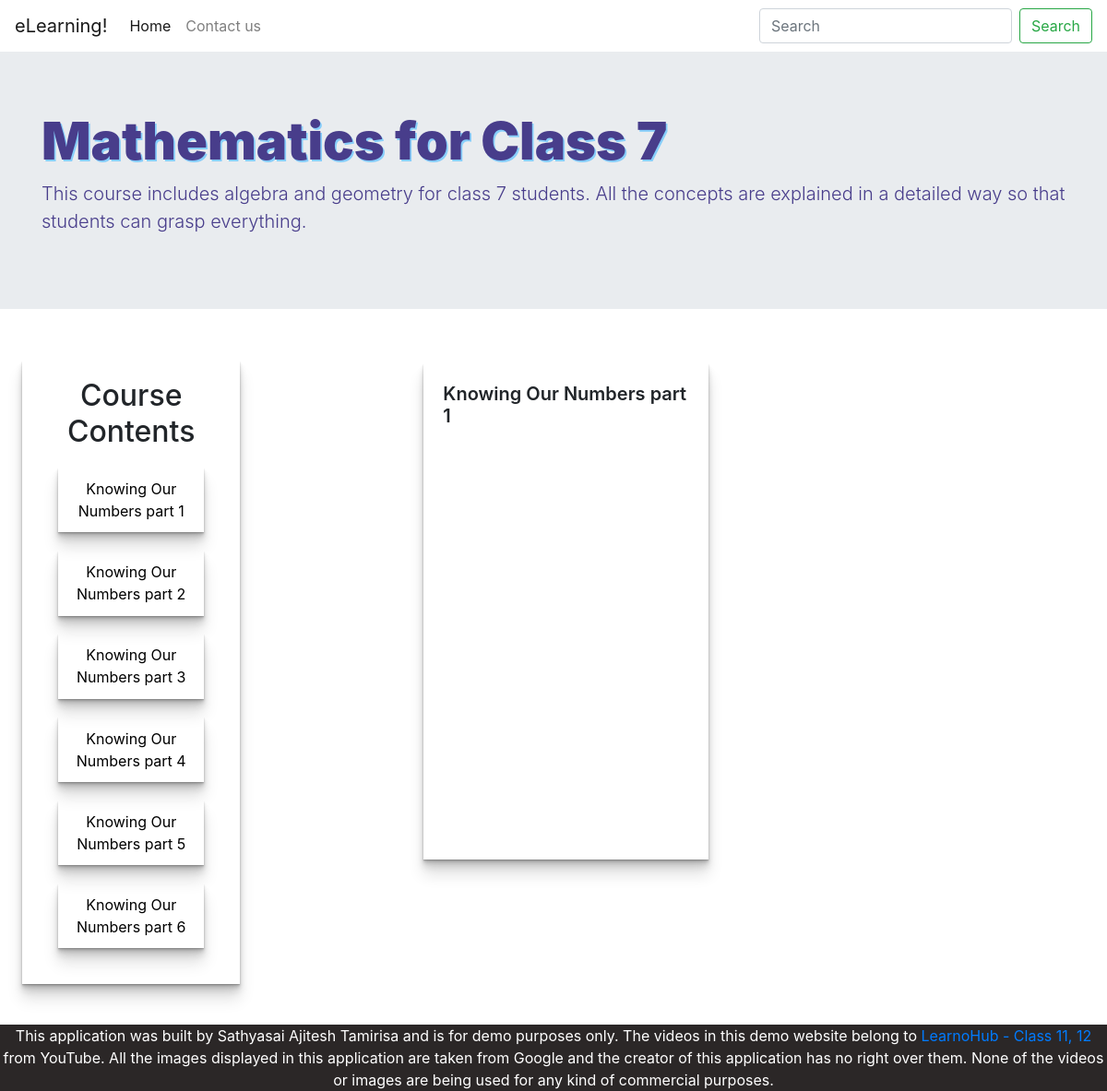
Page /course/1/0 on the committed database.
### app/models.py (models this page shows, shortened)
class Course(models.Model):
    code= models.IntegerField(blank=True, unique=True)
    name= models.CharField(max_length=100, blank=True)
    description= models.CharField(max_length=200, blank=True)
    image= models.CharField(max_length=50, blank=True)

class Item(models.Model):
    code= models.IntegerField(Course, default = 0) #foreign key
    name= models.CharField(max_length = 150, default= '')
    position = models.IntegerField(default= 0)
    video = EmbedVideoField()

### app/views.py (the view)
# urls.py: path('course/<int:course_code>/<int:pos>', views.video, name='course')
def video(request, course_code, pos):
    videos = Item.objects.filter(code = course_code)
    course_qs = Course.objects.filter(code= course_code)
    if course_qs.exists():
        course = course_qs.first()
    video = videos.filter(position = pos)
    obj = [videos, course]
    return render(request, 'course.html', {'obj':obj, 'pos':pos})

### templates/course.html (shortened to what this page needs)
{% extends 'base.html'%}
{% load static %}
{% load embed_video_tags %}
{% block content %}
<div  class="jumbotron jumbotron-fluid jumbo">
    <div class="container">
      <h1 class="display-4">{{obj.1.name}}</h1>
      <p class="lead">{{obj.1.description}}</p>
    </div>
</div>
<div class="d-flex flex-row">
    <div class="vid_list text-center">
        <h2 class="display-5">Course Contents</h2>
        {% for vid in obj.0 %}
            <div class="vid_list_item">
                <a style="color: black;"  href="/course/{{obj.1.code}}/{{vid.position}}" >{{ vid.name }}</a>
            </div>
        {% endfor %}
    </div>
    {% if pos == 0 %}
        <div class="container d-flex flex-row flex-wrap" >
            <div class=" align-items-center vidholder">
                <h4 class="display-5 lead vidname">{{obj.0.0.name}}</h4>
            </div>
        </div>
    {% endif %}
</div>
{% endblock %}

### static/css/index.css (style rules this page uses)
.jumbo { color: darkslateblue; }
.jumbo h1 { text-shadow: 1.75px 1.75px lightskyblue; font-weight: 900; }

### static/css/coursepage.css (style rules this page uses)
.vidholder { margin: 18%; margin-top: 3%; padding: 1rem; box-sizing: border-box; box-shadow: 0 1px 1px rgba(0,0,0,0.12), 0 2px 2px rgba(0, 0, 0, 0.12), 0 4px 4px rgba(0,0,0,0.12), 0 8px 8px rgba(0,0,0,0.12), 0 16px 16px rgba(0,0,0,0.12); }
.vidname { margin: 2%; font-weight: 600 !important; }
.vid_list { margin: 1.5rem; padding: 1.2rem; width: 25%; box-shadow: 0 1px 1px rgba(0,0,0,0.12), 0 2px 2px rgba(0, 0, 0, 0.12), 0 4px 4px rgba(0,0,0,0.12), 0 8px 8px rgba(0,0,0,0.12), 0 16px 16px rgba(0,0,0,0.12); }
.vid_list_item { color: black; margin: 10%; padding: 0.7rem; box-shadow: 0 1px 1px rgba(0,0,0,0.12), 0 2px 2px rgba(0, 0, 0, 0.12), 0 4px 4px rgba(0,0,0,0.12), 0 8px 8px rgba(0,0,0,0.12), 0 16px 16px rgba(0,0,0,0.12); }

### rows in the picture
Course: name "Mathematics for Class 7", description "This course includes algebra and geometry for class 7 students. All the concepts are explained in a detailed way so that students can grasp everything."
Item: name "Knowing Our Numbers part 1"
Item: name "Knowing Our Numbers part 2"
Item: name "Knowing Our Numbers part 3"
Item: name "Knowing Our Numbers part 4"
Item: name "Knowing Our Numbers part 5"
Item: name "Knowing Our Numbers part 6"
